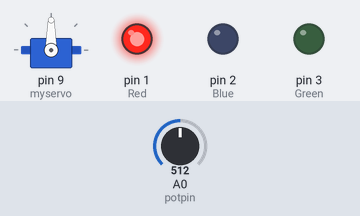
A sketch run on a simulated Arduino Uno, built with avr-gcc and run on an emulated ATmega328P. On the bench: servo, output pins drawn as LEDs (lit = HIGH). Inputs (shaded band) come from the test bench; at power-on: A0 (potpin) = 512.

Above: at 9.2 s.
9.3 s: A0 (potpin) set to 716
At 10.2 s:
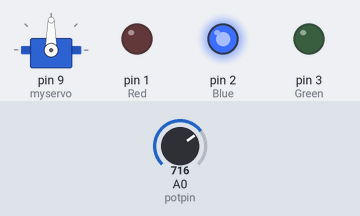
20.3 s: A0 (potpin) set to 900
At 25.6 s:
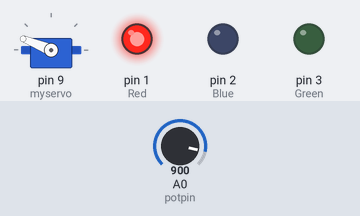
34.3 s: A0 (potpin) set to 1023
At 35.0 s:
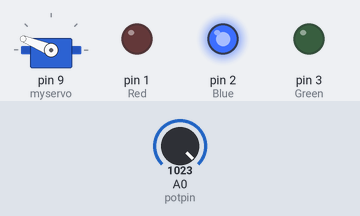
45.6 s: A0 (potpin) set to 306
59.6 s: A0 (potpin) set to 170
Timing chart, 0 to 71.9 s (numbered marks = the images above; inputs shaded):
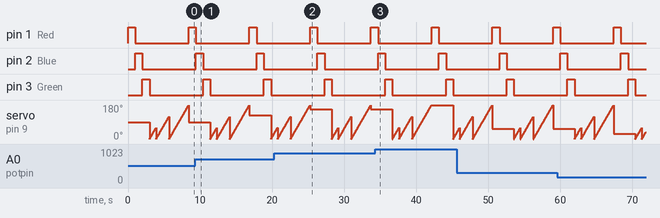

The sketch:

ingenious_fyyran_albar1.ino
```cpp
#include <Servo.h>

int Red =1;
int Blue =2;
int Green =3;

Servo myservo;
int potpin =0;
int val;

void setup()
{
myservo.attach(9);
 pinMode(Red, OUTPUT);
 pinMode(Blue, OUTPUT);
 pinMode(Green, OUTPUT);
}
void loop(){
  val = analogRead(potpin);
  val = map(val,0,1023,0,180);
  myservo.write(val);


  digitalWrite(Red, HIGH);
  delay(1000);
  digitalWrite(Red, LOW);


   digitalWrite(Blue, HIGH);
   delay(1000);
   digitalWrite(Blue, LOW);


   digitalWrite(Green, HIGH);
   delay(1000);
   digitalWrite(Green, LOW);

for (val =0; val <60; val +=1)
{
  myservo.write(val);
  delay(15);
}
for (val =0; val <120; val +=1)
{
  myservo.write(val);
  delay(15);
}for (val =0; val <180; val +=1)
{
  myservo.write(val);
  delay(15);
  }
 }
```
